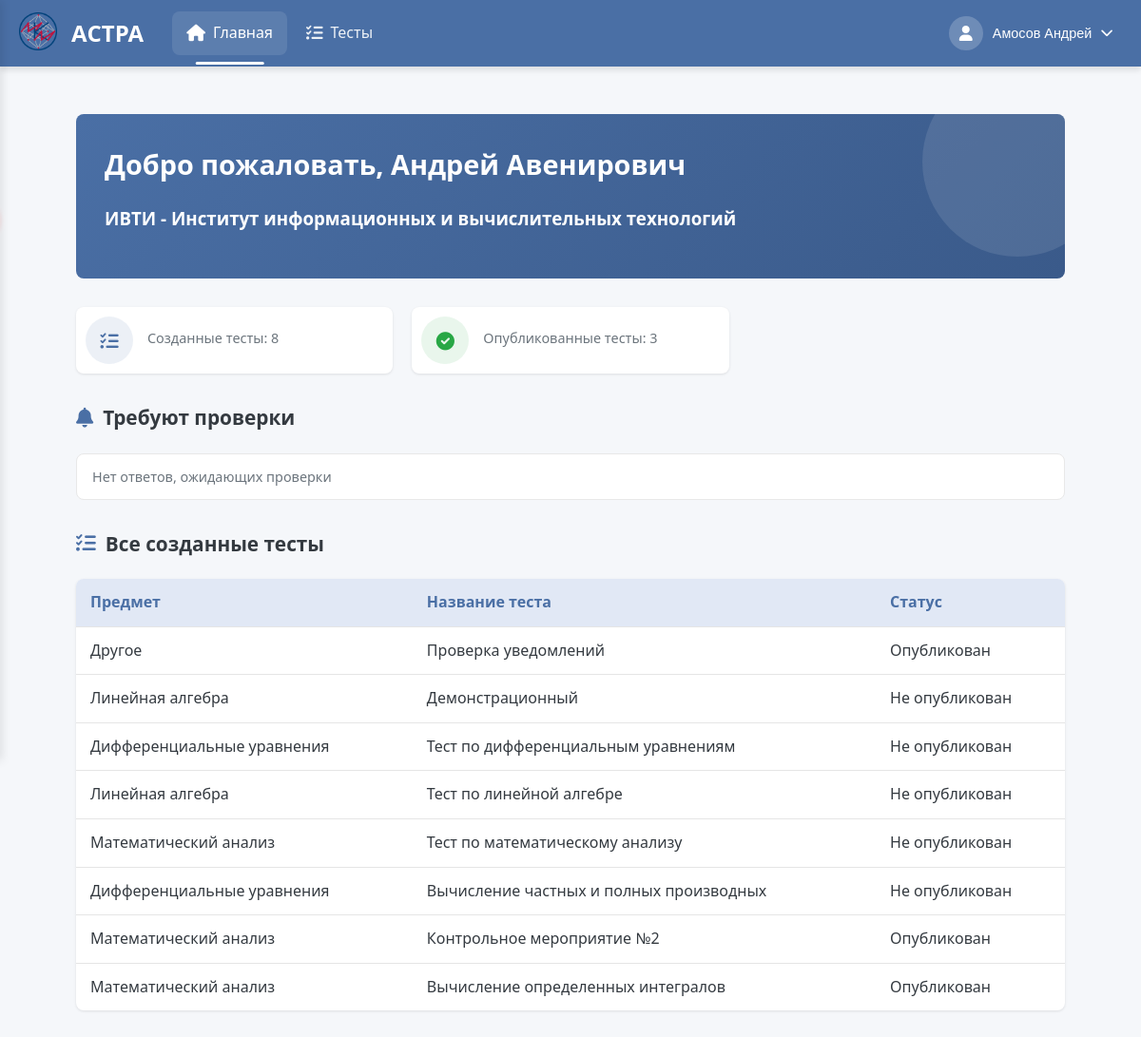
/personaInf/ (signed in), run on the app's committed database.
### users/models.py (models this page shows, shortened)
class CustomUser(AbstractBaseUser, PermissionsMixin):
    THEME_CHOICES = [
        ('light', 'Светлая'),
        ('dark', 'Тёмная'),
    ]
    email = models.EmailField(unique=True)
    role = models.CharField(max_length=10, choices=[('student', 'Student'), ('teacher', 'Teacher')])
    theme = models.CharField(max_length=10, choices=THEME_CHOICES, default='light')
    is_active = models.BooleanField(default=True)
    is_staff = models.BooleanField(default=False)
    objects = CustomUserManager()
    USERNAME_FIELD = 'email'
    REQUIRED_FIELDS = ['role']
    def get_full_name(self):
        if self.role == 'student' and hasattr(self, 'studentdata'):
            return f"{self.studentdata.last_name} {self.studentdata.first_name}"
        elif self.role == 'teacher' and hasattr(self, 'teacherdata'):
            return f"{self.teacherdata.last_name} {self.teacherdata.first_name}"
        return self.email
    def get_photo_url(self):
        if self.role == 'student' and hasattr(self, 'studentdata') and self.studentdata.photo:
            return self.studentdata.photo.url
        elif self.role == 'teacher' and hasattr(self, 'teacherdata') and self.teacherdata.photo:
            return self.teacherdata.photo.url
        return None

class TeacherData(models.Model):
    first_name = models.CharField(max_length=50, blank=False)
    last_name = models.CharField(max_length=50, blank=False)
    middle_name = models.CharField(max_length=50)
    photo = models.ImageField(upload_to='user_photos/', blank=True, null=True)
    institute = models.ForeignKey(StudentInstitute, default=6, on_delete=models.PROTECT)
    data_map = models.OneToOneField(CustomUser, on_delete=models.CASCADE)

class StudentInstitute(models.Model):
    name = models.CharField(max_length=70, unique=True)
    def __str__(self):
        return self.name

### create_tests/models.py (models this page shows, shortened)
class AboutTest(models.Model):
    RESULT_DISPLAY_CHOICES = [
        ('only_score', 'Только баллы'),
        ('show_correct', 'Показывать правильные ответы'),
    ]
    objects = None
    name_tests = models.CharField(max_length=255, blank=False)  # Название теста
    creator = models.ForeignKey(TeacherData, on_delete=models.PROTECT, null=True, blank=True,
                                related_name='created_tests')  # Создатель теста
    time_to_solution = models.DurationField(default=timedelta(hours=1, minutes=30))
    name_slug_tests = models.SlugField(max_length=255, unique=True, db_index=True, verbose_name="URL")  # Слаг имени
    num_of_attempts = models.IntegerField(blank=True, default=1)  # Количество попыток для решения
    type_of_result = models.IntegerField(blank=True, default=1)  # Тип возвращаемого результата
    description = models.CharField(max_length=150, default="", blank=True)
    is_published = models.IntegerField(default=0)
    is_done = models.IntegerField(default=1)
    is_draft = models.BooleanField(default=False)
    draft_data = models.TextField(default='', blank=True)
    result_display_mode = models.CharField(max_length=20, choices=RESULT_DISPLAY_CHOICES, default='only_score')  # Режим отображения результатов
    subj = models.ForeignKey(Subjects,
                             on_delete=models.PROTECT,
                             default=1)
    grade_5_threshold = models.IntegerField(default=80, help_text="Минимальный процент для оценки 5")
    grade_4_threshold = models.IntegerField(default=60, help_text="Минимальный процент для оценки 4")
    grade_3_threshold = models.IntegerField(default=35, help_text="Минимальный процент для оценки 3")
    expressions = models.ManyToManyField(AboutExpressions)
    task_groups = models.ManyToManyField(TaskGroup, blank=True)  # Новые группы заданий

class Subjects(models.Model):
    name = models.CharField(max_length=100, unique=True, default="Другое")

### users/views.py (the view)
# urls.py: path('personaInf/', views.account_view2, name='account2'),
@login_required
@role_required(['teacher', 'admin'])
def account_view2(request):
    user = request.user
    context = {
        'current_user': user,
        'is_teacher': user.role == 'teacher',
    }
    try:
        teacher_data = user.teacherdata
    except TeacherData.DoesNotExist:
        teacher_data = None
    context['teacher_data'] = teacher_data
    if teacher_data:
        teacher_tests = AboutTest.objects.filter(creator=teacher_data).order_by('-id')
        created_tests_count = teacher_tests.count()
        published_tests_count = teacher_tests.filter(is_published=1).count()
        students_count = PublishedGroup.objects.filter(teacher_name=teacher_data)\
                                              .values('group_name').distinct().count()
        from create_tests.models import TypeAnswer as TA
        free_type = TA.objects.filter(type_code=5).first()
        pending_results = []
        if free_type:
            tests_with_free = AboutTest.objects.filter(
                creator=teacher_data,
            ).filter(
                Q(expressions__user_type=free_type) |
                Q(task_groups__variants__user_type=free_type)
            ).distinct()
            for test in tests_with_free:
                free_q_count = test.expressions.filter(user_type=free_type).count()
                if not free_q_count:
                    free_q_count = sum(
                        tg.variants.filter(user_type=free_type).count()
                        for tg in test.task_groups.all()
                    )
                students_with_results = StudentResult.objects.filter(
                    test=test
                ).values_list('student', flat=True).distinct()
                for student_id_val in students_with_results:
                    best_sr = StudentResult.objects.filter(
                        test=test, student_id=student_id_val
                    ).order_by('-result_points').first()
                    if not best_sr:
                        continue
                    graded_count = best_sr.free_answer_grades.filter(
                        is_correct__isnull=False
                    ).count()
                    if graded_count < free_q_count:
                        pending_results.append(best_sr)
        context.update({
            'teacher_tests': teacher_tests,
            'pending_results': pending_results,
            'pending_results_count': len(pending_results),
        })
        teacher_data.created_tests_count = created_tests_count
        teacher_data.published_tests_count = published_tests_count
        teacher_data.students_count = students_count
    return render(request, 'users/teacher_account.html', context)

### users/context_processors.py (called while the page is built)
def user_role(request):
    if request.user.is_authenticated:
        return {'user_role': request.user.role}
    return {}

### users/templates/users/teacher_account.html (shortened to what this page needs)
{% extends 'create_tests/header.html' %}
{% load static %}
{% block extra_css %}
    <link rel="stylesheet" href="{% static 'css/teacher_account.css' %}">
    <link rel="stylesheet" href="{% static 'libs/fontawesome/css/all.min.css' %}">
{% endblock %}
{% block content %}
    <div class="dashboard-container">
        <main class="main-content">
            <section class="welcome-section">
                <h1 class="welcome-title">Добро пожаловать, {{teacher_data.first_name}} {{teacher_data.middle_name}}</h1>
                <h3 class="second-inf">{{ teacher_data.institute }}</h3>
            </section>
<div class="stats-grid">
    <div class="stat-card">
        <a href="{% url 'create_tests:test_list' %}?filter=my&status=all" class="stat-card-link">
            <div class="stat-icon tests">
                <i class="fas fa-tasks"></i>
            </div>
            <div class="stat-info">
                <div class="stat-title">Созданные тесты: {{ teacher_data.created_tests_count }}</div>
            </div>
        </a>
    </div>
    <div class="stat-card">
        <a href="{% url 'create_tests:test_list' %}?filter=my&status=published" class="stat-card-link">
            <div class="stat-icon results">
                <i class="fas fa-check-circle"></i>
            </div>
            <div class="stat-info">
                <div class="stat-title">Опубликованные тесты: {{ teacher_data.published_tests_count }}</div>
            </div>
        </a>
    </div>
</div>
<section class="notifications-section">
    <h2 class="section-title">
        <i class="fas fa-bell"></i> Требуют проверки
    </h2>
    <div class="notifications-list">
        {% if pending_results %}
            {% for sr in pending_results %}
            <a href="{% url 'create_tests:test_results_detail' sr.test.name_slug_tests sr.student.id %}" class="notification-item">
                <div class="notification-icon">
                    <i class="fas fa-user-edit"></i>
                </div>
                <div class="notification-body">
                    <div class="notification-title">{{ sr.test.name_tests }}</div>
                    <div class="notification-meta">
                        {% with s=sr.student.studentdata %}
                            {{ s.last_name }} {{ s.first_name }} {{ s.middle_name }}
                        {% endwith %}
                    </div>
                </div>
                <div class="notification-arrow"><i class="fas fa-chevron-right"></i></div>
            </a>
            {% endfor %}
        {% else %}
            <div class="notification-empty">Нет ответов, ожидающих проверки</div>
        {% endif %}
    </div>
</section>
<section>
    <h2 class="section-title">
        <i class="fas fa-tasks"></i> Все созданные тесты
    </h2>
<table class="results-table">
    <thead>
        <tr>
            <th>Предмет</th>
            <th>Название теста</th>
            <th>Статус</th>
        </tr>
    </thead>
    <tbody>
    {% for test in teacher_tests %}
        <tr>
            <td>{{ test.subj.name }}</td>
            <td>{{ test.name_tests }}</td>
            <td>
                {% if test.is_published %}
                    Опубликован
                {% else %}
                    Не опубликован
                {% endif %}
            </td>
        </tr>
    {% empty %}
        <tr><td colspan="3">Тесты не найдены</td></tr>
    {% endfor %}
    </tbody>
</table>
</section>
        </main>
    </div>
{% endblock %}

### create_tests/templates/create_tests/header.html (shortened to what this page needs)
<!DOCTYPE html>
<html lang="ru">
<head>
    {% load static %}
    <link rel="stylesheet" href="{% static 'css/header.css' %}">
    <link rel="stylesheet" href="{% static 'css/dark-theme.css' %}">
    <link rel="stylesheet" href="{% static 'libs/fontawesome/css/all.min.css' %}">
    {% block extra_css %}{% endblock %}
</head>
<body data-theme="{{ user.theme|default:'light' }}" data-user-theme="{{ user.theme|default:'light' }}">
<header class="app-header">
    <div class="header-container">
        <div class="header-brand">
            <span class="logo-icon">
                <img src="{% static 'images/logo.png' %}" alt="" style="width: 40px; height: 40px;">
            </span>
            <h2><span class="logo-text">АСТРА</span></h2>
        </div>
        <nav class="main-nav">
            <ul class="nav-list">
                {% if user.role == 'teacher' %}
                    <li class="nav-item">
                        <a href="/personaInf/" class="nav-link {% if request.path == '/personaInf/' %}active{% endif %}">
                            <i class="fas fa-home"></i>
                            <span>Главная</span>
                        </a>
                    </li>
                    <li class="nav-item">
                        <a href="/TestsCreate/listTests/" class="nav-link {% if '/TestsCreate/listTests/' in request.path %}active{% endif %}">
                            <i class="fas fa-tasks"></i>
                            <span>Тесты</span>
                        </a>
                    </li>
                {% endif %}
            </ul>
        </nav>
        <div class="user-controls">
            <div class="profile-dropdown">
                <button class="profile-btn" id="profileBtn">
                    <div class="avatar">
                        {% if user.get_photo_url %}
                            <img src="{{ user.get_photo_url }}" alt="Фото профиля" style="width: 100%; height: 100%; border-radius: 50%; object-fit: cover;">
                        {% else %}
                            <i class="fas fa-user"></i>
                        {% endif %}
                    </div>
                    <span class="username">{{ user.get_full_name }}</span>
                    <i class="fas fa-chevron-down"></i>
                </button>
            </div>
        </div>
    </div>
</header>
<main class="app-main">
    {% block content %}{% endblock %}
</main>
</body>
</html>

### create_tests/static/css/header.css (style rules this page uses)
:root { --primary-color: #4a6fa5; --primary-hover: #3a5a8a; --secondary-color: #6c757d; --success-color: #28a745; --danger-color: #dc3545; --warning-color: #ffc107; --info-color: #17a2b8; --light-color: #f8f9fa; --dark-color: #343a40; --text-light: #ffffff; --text-dark: #212529; --border-color: rgba(0, 0, 0, 0.1); --shadow-sm: 0 1px 3px rgba(0, 0, 0, 0.1); --shadow-md: 0 4px 6px rgba(0, 0, 0, 0.1); --shadow-lg: 0 10px 15px rgba(0, 0, 0, 0.1); --transition: all 0.3s ease; --border-radius: 8px; }
* { margin: 0; padding: 0; box-sizing: border-box; }
body { font-family: 'Segoe UI', Tahoma, Geneva, Verdana, sans-serif; line-height: 1.6; color: var(--text-dark); background-color: #f5f7fa; padding-top: 70px !important; }
.app-header { position: fixed; top: 0; left: 0; right: 0; height: 70px; background-color: var(--primary-color); box-shadow: var(--shadow-md); z-index: 1000; }
.header-container { display: flex; justify-content: space-between; align-items: center; height: 100%; max-width: 1500px; margin: 0 auto; padding: 0 20px; }
.header-brand { display: flex; align-items: center; gap: 15px; }
.nav-link.active, .mobile-nav-link.active { background-color: rgba(255, 255, 255, 0.1); color: var(--text-light); position: relative; }
.nav-link.active::after { content: ''; position: absolute; bottom: -10px; left: 50%; transform: translateX(-50%); width: 60%; height: 3px; background-color: var(--text-light); border-radius: 3px; }
.logo-icon { font-size: 3rem; color: #ffd700; }
.logo-text { size 500px; color: white; }
.main-nav { flex-grow: 1; margin: 0 30px; }
.nav-list { display: flex; list-style: none; gap: 5px; }
.nav-item { position: relative; }
.nav-link { display: flex; align-items: center; padding: 10px 15px; color: rgba(255, 255, 255, 0.9); text-decoration: none; border-radius: var(--border-radius); transition: var(--transition); gap: 8px; font-weight: 500; }
.nav-link i { font-size: 1.1rem; }
.nav-link:hover, .nav-link.active { background-color: rgba(255, 255, 255, 0.1); color: var(--text-light); }
.user-controls { display: flex; align-items: center; gap: 15px; }
.notifications-list { padding: 0; }
.profile-dropdown { position: relative; }
.profile-btn { display: flex; align-items: center; background: none; border: none; color: var(--text-light); cursor: pointer; gap: 10px; padding: 5px 10px; border-radius: 20px; transition: var(--transition); }
.avatar { width: 36px; height: 36px; border-radius: 50%; background-color: rgba(255, 255, 255, 0.2); display: flex; align-items: center; justify-content: center; font-size: 1rem; }
.username { font-weight: 500; font-size: 0.9rem; }
.app-main { min-height: calc(100vh - 70px); padding: 20px; max-width: 95%; margin: 0 auto; }

### static/css/dark-theme.css (style rules this page uses)
* { transition: background-color 0.3s ease, color 0.3s ease, border-color 0.3s ease; }

### data on the page
CustomUser: get_full_name "Амосов Андрей"
TeacherData: first_name "Андрей", middle_name "Авенирович", institute "ИВТИ - Институт информационных и вычислительных технологий", created_tests_count "8", published_tests_count "3"
AboutTest: subj.name "Другое", name_tests "Проверка уведомлений", is_published "Опубликован"
AboutTest: subj.name "Линейная алгебра", name_tests "Демонстрационный", is_published "Не опубликован"
AboutTest: subj.name "Дифференциальные уравнения", name_tests "Тест по дифференциальным уравнениям", is_published "Не опубликован"
AboutTest: subj.name "Линейная алгебра", name_tests "Тест по линейной алгебре", is_published "Не опубликован"
AboutTest: subj.name "Математический анализ", name_tests "Тест по математическому анализу", is_published "Не опубликован"
AboutTest: subj.name "Дифференциальные уравнения", name_tests "Вычисление частных и полных производных", is_published "Не опубликован"
AboutTest: subj.name "Математический анализ", name_tests "Контрольное мероприятие №2", is_published "Опубликован"
AboutTest: subj.name "Математический анализ", name_tests "Вычисление определенных интегралов", is_published "Опубликован"
